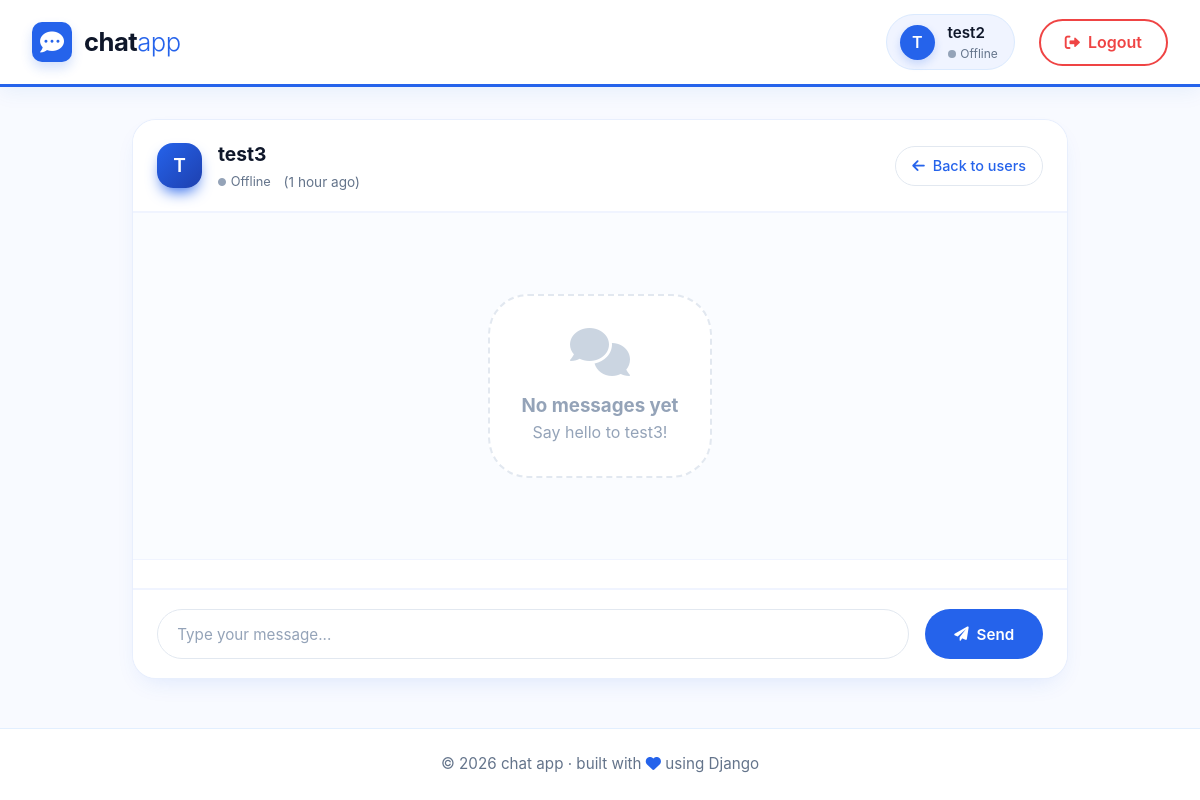
Screenshot of /chat/test3/ (signed in) with the database file from the repository.
### accounts/models.py (models this page shows, shortened)
class CustomUser(AbstractUser):
    email = models.EmailField(unique=True)
    username = models.CharField(max_length=150, unique=True)
    is_online = models.BooleanField(default=False)
    last_seen = models.DateTimeField(null=True, blank=True)
    USERNAME_FIELD = 'username'
    REQUIRED_FIELDS = ['email']

### chat/views.py (the view)
# urls.py: path('chat/<str:username>/', views.chat, name='chat'),
@login_required
def chat(request, username):
    other_user = get_object_or_404(CustomUser, username=username)
    messages = Message.objects.filter(
        Q(sender=request.user, receiver=other_user) |
        Q(sender=other_user, receiver=request.user)
    ).select_related('sender', 'receiver').order_by("timestamp")
    return render(request, "chat.html", {
        "other_user": other_user,
        "messages": messages
    })

### templates/chat.html (shortened to what this page needs)
<!DOCTYPE html>
<html lang="en">
<head>
    <link rel="stylesheet" href="https://cdnjs.cloudflare.com/ajax/libs/font-awesome/6.0.0-beta3/css/all.min.css">
</head>
<body>
<nav class="navbar">
    <div class="logo-area">
        <div class="logo-icon">
            <i class="fas fa-comment-dots"></i>
        </div>
        <div class="logo-text">chat<span>app</span></div>
    </div>
    <div class="user-menu">
        <div class="user-info">
            <div class="user-avatar">
                {{ request.user.username|first|upper }}
            </div>
            <div class="user-details">
                <span class="user-name">{{ request.user.username }}</span>
                <span class="user-status">
                    {% if request.user.is_online %}
                        <span class="status-dot"></span>
                        <span class="status-text">Online</span>
                    {% else %}
                        <span class="status-dot" style="background: #94a3b8;"></span>
                        <span class="status-text" style="color: #64748b;">Offline</span>
                    {% endif %}
                </span>
            </div>
        </div>
        <a href="{% url 'logout' %}" class="btn-logout">
            <i class="fas fa-sign-out-alt"></i> Logout
        </a>
    </div>
</nav>
<div class="container">
    <div class="chat-card">
        <div class="chat-header">
            <div class="chat-user-info">
                <div class="chat-avatar">
                    {{ other_user.username|first|upper }}
                </div>
                <div class="chat-user-details">
                    <h2>{{ other_user.username }}</h2>
                    <div class="chat-user-status">
                        {% if other_user.is_online %}
                            <i class="fas fa-circle" style="color: #10b981;"></i>
                            <span style="color: #10b981;">Online</span>
                        {% else %}
                            <i class="fas fa-circle" style="color: #94a3b8;"></i>
                            <span style="color: #64748b;">Offline</span>
                            {% if other_user.last_seen %}
                                <span style="color: #64748b; margin-left: 0.5rem; font-size: 0.85rem;">({{ other_user.last_seen|timesince }} ago)</span>
                            {% endif %}
                        {% endif %}
                    </div>
                </div>
            </div>
            <a href="{% url 'user_list' %}" class="back-link">
                <i class="fas fa-arrow-left"></i> Back to users
            </a>
        </div>
        <div id="chat-box" class="chat-box">
            {% for message in messages %}
                <div class="message {% if message.sender == request.user %}sent{% else %}received{% endif %}"
                     data-message-id="{{ message.id }}"
                     data-sender="{{ message.sender.username }}">
                    <div class="message-content">{{ message.content }}</div>
                    <div class="message-time">
                        {{ message.timestamp|time:"H:i" }}
                        {% if message.sender == request.user %}
                            <span class="tick {% if message.is_read %}read{% endif %}">
                                {% if message.is_read %}✓✓{% else %}✓{% endif %}
                            </span>
                        {% endif %}
                    </div>
                </div>
            {% empty %}
                <div class="empty-chat">
                    <i class="fas fa-comments"></i>
                    <h3>No messages yet</h3>
                    <p>Say hello to {{ other_user.username }}!</p>
                </div>
            {% endfor %}
        </div>
        <div id="typing-indicator" class="typing-indicator"></div>
        <div class="chat-input-area">
            <div class="input-wrapper">
                <input type="text" id="message-input" placeholder="Type your message...">
            </div>
            <button id="send-btn">
                <i class="fas fa-paper-plane"></i> Send
            </button>
        </div>
    </div>
</div>
<footer class="footer">
    <p>© {% now "Y" %} chat app · built with <i class="fas fa-heart"></i> using Django</p>
</footer>
</body>
</html>

### rows the page displays
CustomUser: user.username|first "T", user.username "test2"
CustomUser: username|first "T", username "test3", last_seen "1 hour"
